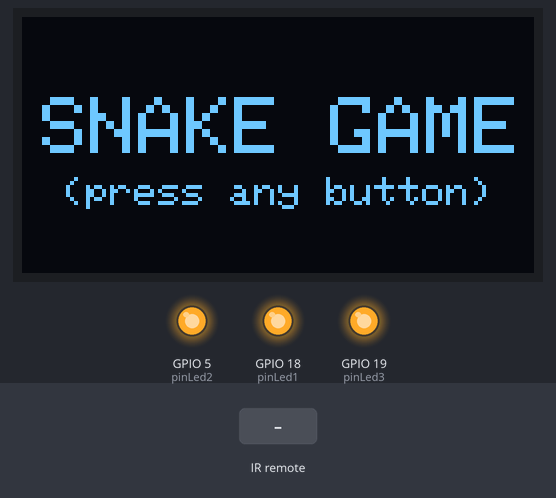
Recording of a program running on a simulated ESP32. Parts: 128×64 one-colour display, output pins drawn as LEDs (lit = HIGH). Inputs (shaded band) come from the test bench. Random numbers use the default seed unless the program sets one; what the program prints to the serial monitor is not drawn.

Above: at 1.2 s.
1.3 s: infrared code 0xBC43FF00 received
At 1.53 s:
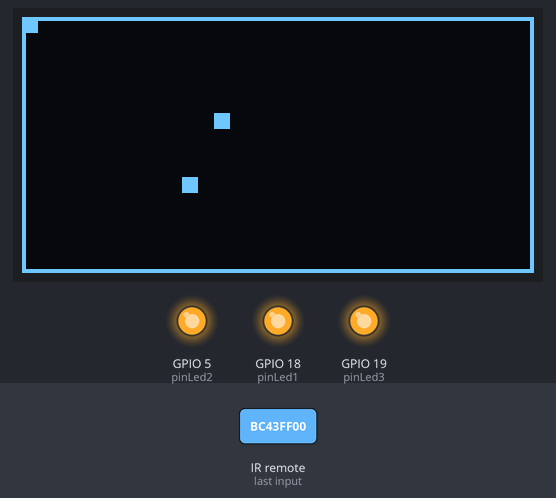
3.6 s: infrared code 0xF30CFF00 received
At 4.02 s:
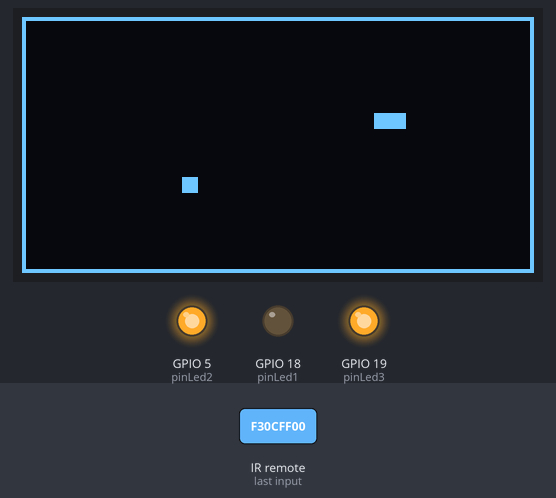
6.0 s: infrared code 0xE718FF00 received
At 6.5 s:
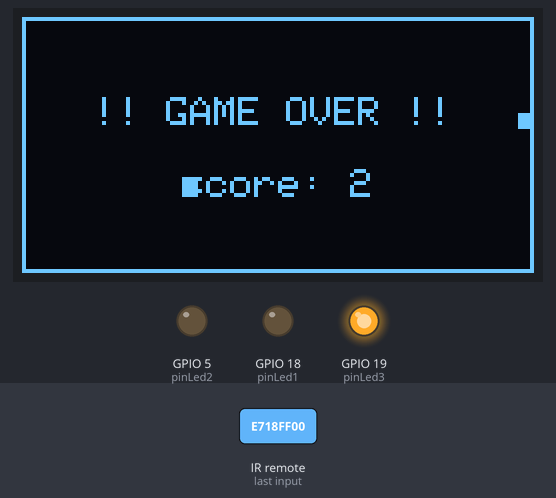
7.5 s: infrared code 0xA15EFF00 received
At 8.7 s:
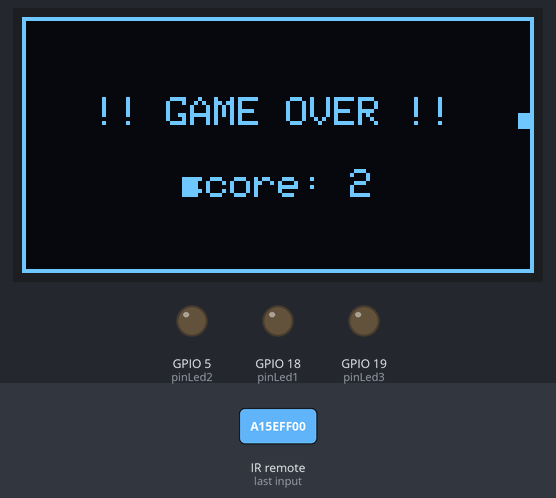
9.0 s: infrared code 0xE31CFF00 received
At 9.9 s:
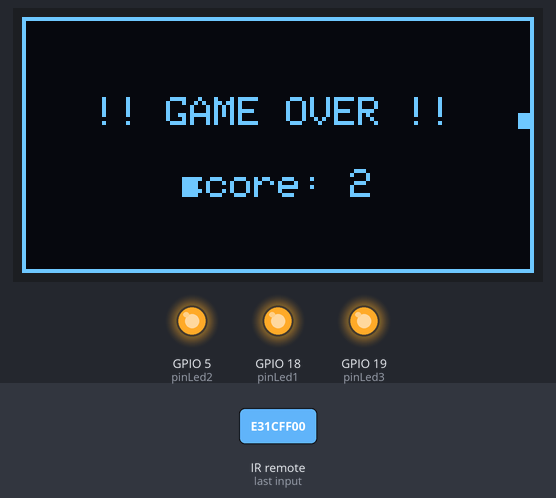
10.5 s: infrared code 0xF708FF00 received
At 11.1 s:
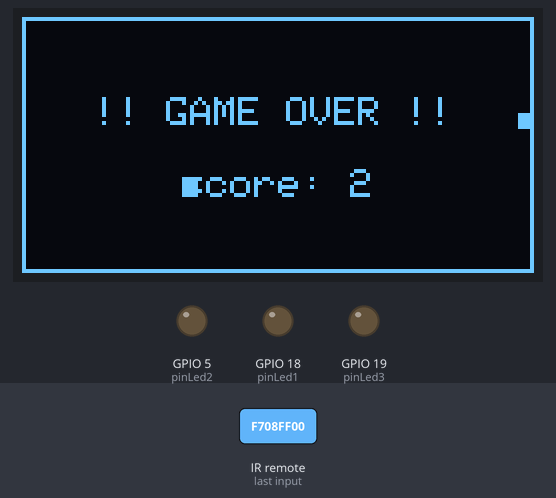
Timing chart, 0 to 13.0 s (numbered marks = the images above; inputs shaded):
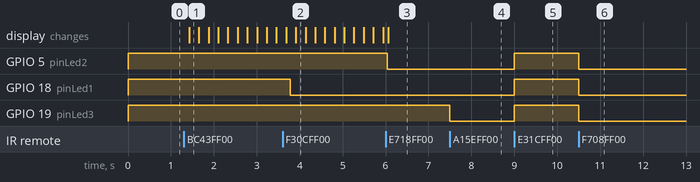

Measured:
- after the input at 1.3 s, the display: changes after 0.13 s (image 1)
- after the input at 3.6 s, GPIO 18 (pinLed1): HIGH → LOW after 0.18 s
- after the input at 6.0 s, GPIO 5 (pinLed2): HIGH → LOW at once
- after the input at 7.5 s, GPIO 19 (pinLed3): HIGH → LOW at once
- after the input at 9.0 s, GPIO 5 (pinLed2), GPIO 18 (pinLed1), GPIO 19 (pinLed3): LOW → HIGH at once
- after the input at 10.5 s, GPIO 5 (pinLed2), GPIO 18 (pinLed1), GPIO 19 (pinLed3): HIGH → LOW at once

The program:

main.cpp
```cpp
#include <IRremote.hpp>
#include <Arduino.h>
#include <SPI.h>
#include <Wire.h>
#include <Adafruit_GFX.h>
#include <Adafruit_SSD1306.h>

#define SCREEN_WIDTH 128
#define SCREEN_HEIGHT 64
#define ONE_WIRE_BUS 04
#define BLOCK_SIZE 4
#define rows 32           // SCREEN_WIDTH / BLOCK_SIZE
#define cols 16           // SCREEN_HEIGHT / BLOCK_SIZE
#define MAX_SNAKE_SIZE 50 // Assuming only of size 50 - low memory

const int IR_RECEIVE_PIN = 13;
const int pinLed1 = 18;
const int pinLed2 = 5;
const int pinLed3 = 19;

// snake head
uint8_t snake_x = BLOCK_SIZE * 12;
uint8_t snake_y = BLOCK_SIZE * 6;
// snake body
uint8_t snake_body[MAX_SNAKE_SIZE][2];
uint8_t snake_length = 2;
// snake moving directions
struct
{
  const uint8_t LEFT = 0, UP = 1, RIGHT = 2, DOWN = 3;
} Direction;
// current snake direction
uint8_t dir = Direction.RIGHT;

// food
uint8_t food_x = BLOCK_SIZE * 10, food_y = BLOCK_SIZE * 10;
int8_t velocity_x = 0, velocity_y = 0;

// game over
bool game_over = false;
bool playing = false;
Adafruit_SSD1306 display(SCREEN_WIDTH, SCREEN_HEIGHT, &Wire, -1);

unsigned long lastTime = millis();
//=================================================
// current direction input from joystick
void new_food_position()
{
  food_x = random(0, rows) * BLOCK_SIZE;
  food_y = random(0, cols) * BLOCK_SIZE;
  for (uint8_t i = 0; i < snake_length; i++)
  {
    if (snake_body[i][0] == food_x && snake_body[i][1] == food_y)
      new_food_position();
  }
}
void update()
{

  // snake head move
  snake_x += velocity_x * BLOCK_SIZE;
  snake_y += velocity_y * BLOCK_SIZE;

  // snake eats food
  if (snake_x == food_x && snake_y == food_y)
  {
    snake_body[snake_length][0] = food_x;
    snake_body[snake_length][1] = food_y;
    new_food_position();
    snake_length++;
    // play buzzer
    // tone(BUZZER, BUZZER_FREQ, BUZZER_DUR);
  }

  // change direction
  if (dir == Direction.UP && velocity_y != 1)
  {
    velocity_x = 0;
    velocity_y = -1;
  }
  else if (dir == Direction.DOWN && velocity_y != -1)
  {
    velocity_x = 0;
    velocity_y = 1;
  }
  else if (dir == Direction.LEFT && velocity_x != 1)
  {
    velocity_x = -1;
    velocity_y = 0;
  }
  else if (dir == Direction.RIGHT && velocity_x != -1)
  {
    velocity_x = 1;
    velocity_y = 0;
  }

  // snake body move
  for (int8_t i = snake_length - 1; i > 0; i--)
  {
    snake_body[i][0] = snake_body[i - 1][0];
    snake_body[i][1] = snake_body[i - 1][1];
  }
  snake_body[0][0] = snake_x;
  snake_body[0][1] = snake_y;

  // game over condition
  if (snake_x >= rows * BLOCK_SIZE || snake_x <= 0 || snake_y >= cols * BLOCK_SIZE || snake_y <= 0)
  {
    game_over = true;
  }
  for (uint8_t i = 0; i < snake_length; i++)
  {
    if (i == 0)
      continue;
    if (snake_body[i][0] == snake_x && snake_body[i][1] == snake_y)
      game_over = true;
  }
}
uint8_t get_direction(uint8_t data)
{

  Serial.print("snake");

  if (data == 3125149440)
    return Direction.LEFT;
  if (data == 3108437760)
    return Direction.UP;
  if (data == 3141861120)
    return Direction.RIGHT;
  if (data == 3208707840)
    return Direction.DOWN;

  return dir;
}

void wellcome_screen()
{
  display.clearDisplay();
  display.setTextColor(WHITE);
  display.setTextSize(2);
  display.setCursor(5, 20);
  display.print("SNAKE GAME");

  display.setCursor(10, 40);
  display.setTextSize(1);
  display.print("(press any button)");
  display.display();
}
void gameover_screen()
{
  display.setTextColor(WHITE);
  display.setTextSize(1);
  display.setCursor(18, 20);
  display.print("!! GAME OVER !!");

  display.setTextSize(1);
  display.setCursor(40, 38);
  Serial.print(snake_length);
  display.print("score: " + String(snake_length));
  display.display();
}
void draw_snake()
{
  for (uint8_t i = 0; i < snake_length; i++)
  {
    display.fillRect(snake_body[i][0], snake_body[i][1], BLOCK_SIZE, BLOCK_SIZE, WHITE);
  }
}
void render()
{
  display.clearDisplay();
  // border
  display.drawRect(0, 0, SCREEN_WIDTH, SCREEN_HEIGHT, WHITE);
  // food
  display.fillRect(food_x, food_y, BLOCK_SIZE, BLOCK_SIZE, WHITE);
  // snake
  draw_snake();
  display.display();
}

void setup()
{
  Serial.begin(9600);
  Serial.print("hello");
  pinMode(pinLed1, OUTPUT);
  pinMode(pinLed2, OUTPUT);
  pinMode(pinLed3, OUTPUT);

  digitalWrite(pinLed1, HIGH);
  digitalWrite(pinLed2, HIGH);
  digitalWrite(pinLed3, HIGH);
  // Khởi động bộ thu
  IrReceiver.begin(IR_RECEIVE_PIN, ENABLE_LED_FEEDBACK);

  // setup ui
  if (!display.begin(SSD1306_SWITCHCAPVCC, 0x3C))
  { // Address 0x3D for 128x64
    Serial.println(F("SSD1306 allocation failed"));
    for (;;)
      ;
  }

  wellcome_screen();
}
//=================================================
void loop()
{
  if (IrReceiver.decode())
  {
    // Serial.print("xoo");
    uint32_t dataRemote = IrReceiver.decodedIRData.decodedRawData;
    if (dataRemote > 0)
    {
      Serial.println(dataRemote);
      if (millis() - lastTime > 250)
      {
        switch (dataRemote)
        {
        case 4077715200: // so1
          digitalWrite(pinLed1, !digitalRead(pinLed1));
          break;
        case 3877175040: // so2
          digitalWrite(pinLed2, !digitalRead(pinLed2));
          break;
        case 2707357440: // so3
          digitalWrite(pinLed3, !digitalRead(pinLed3));
          break;
        case 4144561920: // phím 4 Tắt hết
          digitalWrite(pinLed1, LOW);
          digitalWrite(pinLed2, LOW);
          digitalWrite(pinLed3, LOW);
          break;
        case 3810328320: // Phím 5 Bật hết
          digitalWrite(pinLed1, HIGH);
          digitalWrite(pinLed2, HIGH);
          digitalWrite(pinLed3, HIGH);
          break;
        case 3158572800:
          playing = true;
          // update();
          // render();
          break;
        case 3141861120: //prev
          dir = Direction.LEFT;
          break;
        case 3108437760: //ch
          dir = Direction.UP;
          break;
        case 3208707840: //next
          dir = Direction.RIGHT;
          break;
        case 3125149440: //ch-
          dir = Direction.DOWN;
          break;
        }
      }
    }
    lastTime = millis();
    IrReceiver.resume(); // Cho phép nhận giá trị tiếp theo
  }
  if (playing)
  {
    if (game_over)
    {
      gameover_screen();
      game_over = false;
      snake_length = 1;
      snake_x = BLOCK_SIZE * 12;
      snake_y = BLOCK_SIZE * 6;
      dir = Direction.RIGHT;
      velocity_x = 1;
      velocity_y = 0;
      new_food_position();
      game_over = false;
      playing = false;
    }
    else{
      update();
      delay(100);
      render();
      delay(100);
    }
  }
}
```
